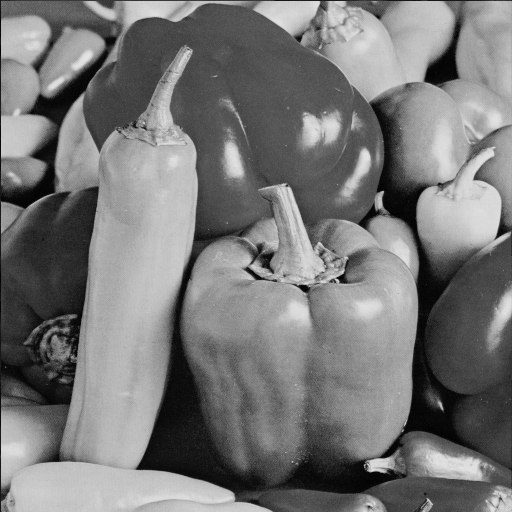
#> input picture imagesDeTest/peppers-512.png, 512 x 512 px
$ python histogramme_equal.py
#> lines starting #> are read from the running program, lines starting #| are printed output that depends on the picture
import cv2
import numpy as np
from matplotlib import pyplot as plt
# Chargement en niveaux de gris
img_gray = cv2.imread('imagesDeTest/peppers-512.png', cv2.IMREAD_GRAYSCALE)
#> img_gray is the input picture: shape (512, 512); min 0, max 230, mean 119.3
print(f"Forme (gris) : {img_gray.shape}, Type : {img_gray.dtype}")
#| Forme (gris) : (512, 512), Type : uint8

img_equal = cv2.equalizeHist(img_gray)
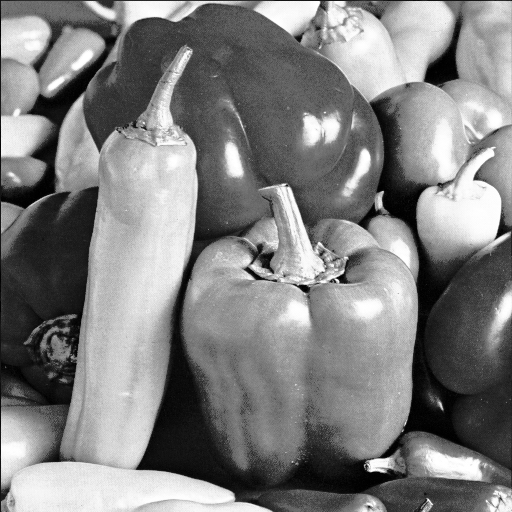
#> img_equal: shape (512, 512); min 0, max 255, mean 128.2

cv2.imshow("Gris", img_gray)
cv2.imshow("Egalisee", img_equal)

# Sauvegarder l'image img_equal
cv2.imwrite('screen/peppers-512-equal.png', img_equal)

histo_img = cv2.calcHist([img_gray],[0],None,[256],[0,256])
#> histo_img = 256 values, max 2485 at index 81, min 0 at index 231, mean 1024
histo_equal_img = cv2.calcHist([img_equal],[0],None,[256],[0,256])
#> histo_equal_img = 256 values, max 2485 at index 82, min 0 at index 5, mean 1024

plt.plot(histo_img, label="Original")
plt.plot(histo_equal_img, label="Egalisee")
plt.xlim([0, 256])
plt.legend()
plt.show()
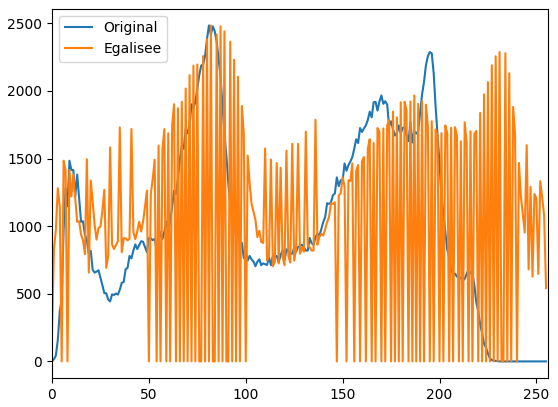
#> figure drawn by matplotlib, 1 panel; curve peaks at x = 81, y = 2485; curve peaks at x = 82, y = 2485
